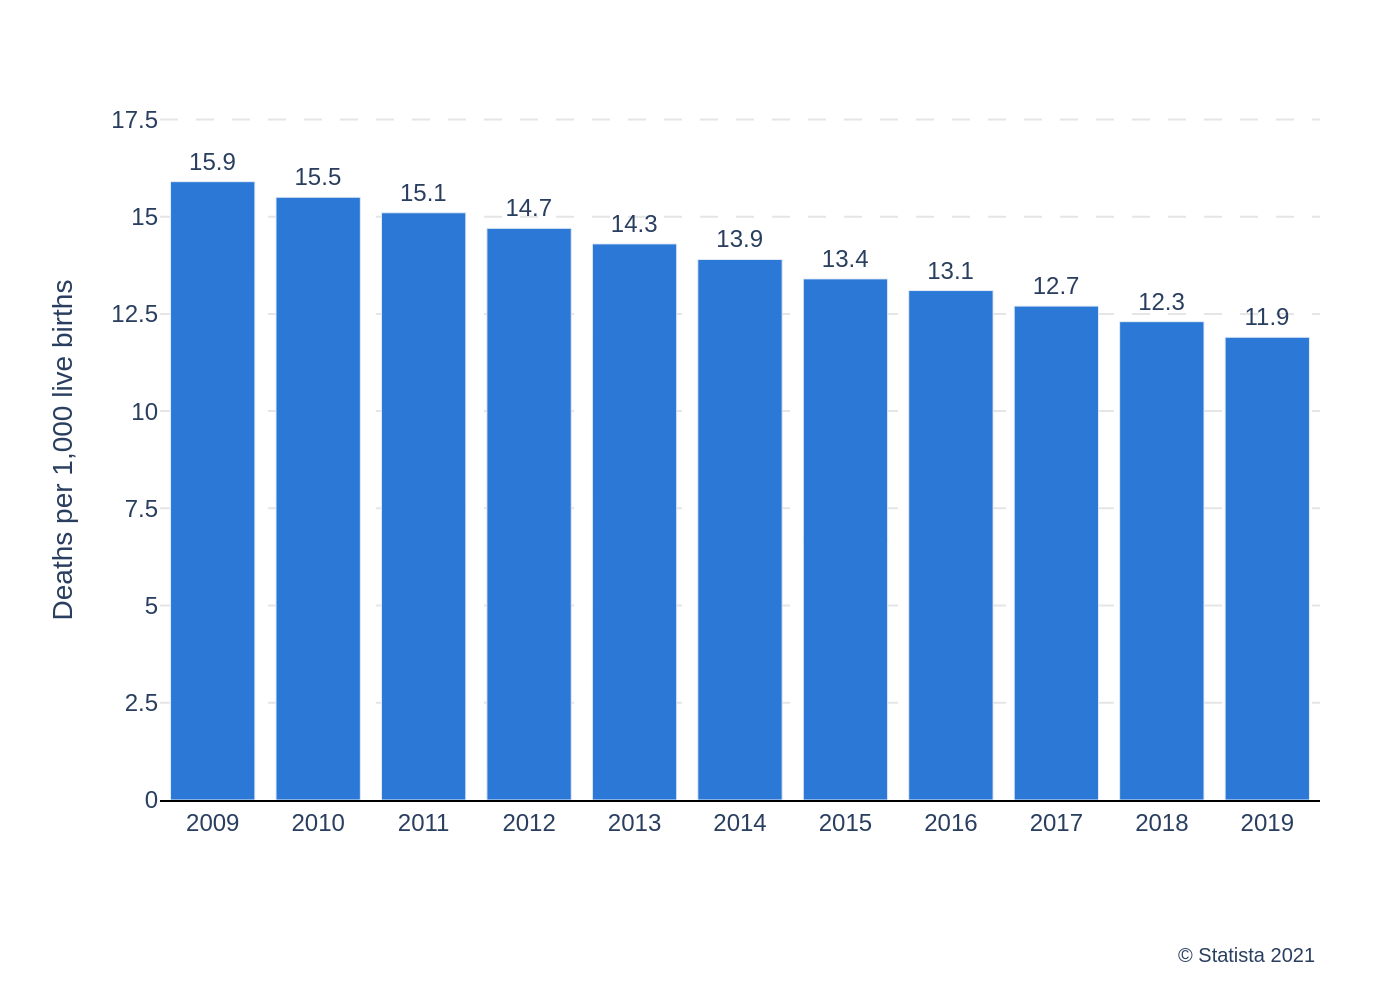

Source code (Python):
import sys
import json
import os
import plotly.graph_objects as go

if len(sys.argv) != 2:
    print("Usage: python generate_chart.py <json_file_path>")
    sys.exit(1)

json_file_path = sys.argv[1]

try:
    with open(json_file_path, 'r', encoding='utf-8') as f:
        chart_info = json.load(f)
except FileNotFoundError:
    print(f"Error: JSON file not found at {json_file_path}")
    sys.exit(1)
except json.JSONDecodeError:
    print(f"Error: Could not decode JSON from {json_file_path}")
    sys.exit(1)

data = chart_info.get('chart_data', [])
texts = chart_info.get('texts', {})
colors = chart_info.get('colors', [])

x_values = [item['category'] for item in data]
y_values = [item['value'] for item in data]

fig = go.Figure()

fig.add_trace(go.Bar(
    x=x_values,
    y=y_values,
    marker_color=colors[0] if colors else '#2B78D6',
    text=y_values,
    textposition='outside',
    texttemplate='%{text:.1f}',
    cliponaxis=False
))

title_parts = []
if texts.get('title'):
    title_parts.append(f"<b>{texts['title']}</b>")
if texts.get('subtitle'):
    title_parts.append(texts['subtitle'])
full_title = "<br>".join(title_parts)

fig.update_layout(
    title_text=full_title,
    title_x=0.05,
    title_font_family="Arial",
    yaxis_title_text=texts.get('y_axis_title'),
    xaxis_title_text=texts.get('x_axis_title'),
    font=dict(family="Arial", size=12),
    plot_bgcolor='white',
    xaxis=dict(
        showgrid=False,
        showline=True,
        linewidth=1,
        linecolor='black',
        tickmode='linear'
    ),
    yaxis=dict(
        range=[0, 18],
        dtick=2.5,
        gridcolor='#E5E5E5',
        gridwidth=1,
        griddash='dash',
        showline=False,
        zeroline=False
    ),
    showlegend=False,
    margin=dict(l=80, r=40, t=50, b=100),
    annotations=[
        dict(
            text=texts.get('source', ''),
            showarrow=False,
            xref='paper',
            yref='paper',
            x=1,
            y=-0.2,
            xanchor='right',
            yanchor='top',
            align='right',
            font=dict(family="Arial", size=10)
        )
    ]
)

base_filename = os.path.splitext(os.path.basename(json_file_path))[0]
output_image_path = f"{base_filename}.png"

fig.write_image(output_image_path, scale=2)

print(f"Chart saved to {output_image_path}")
